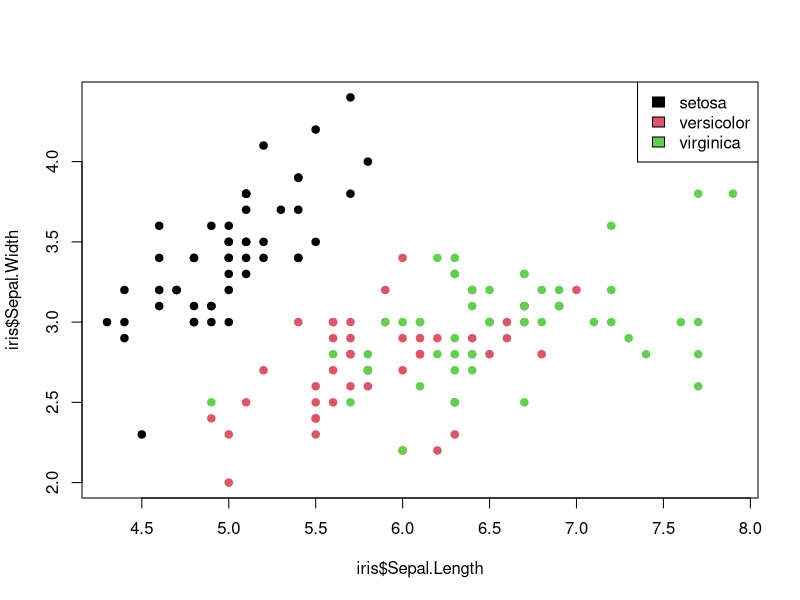
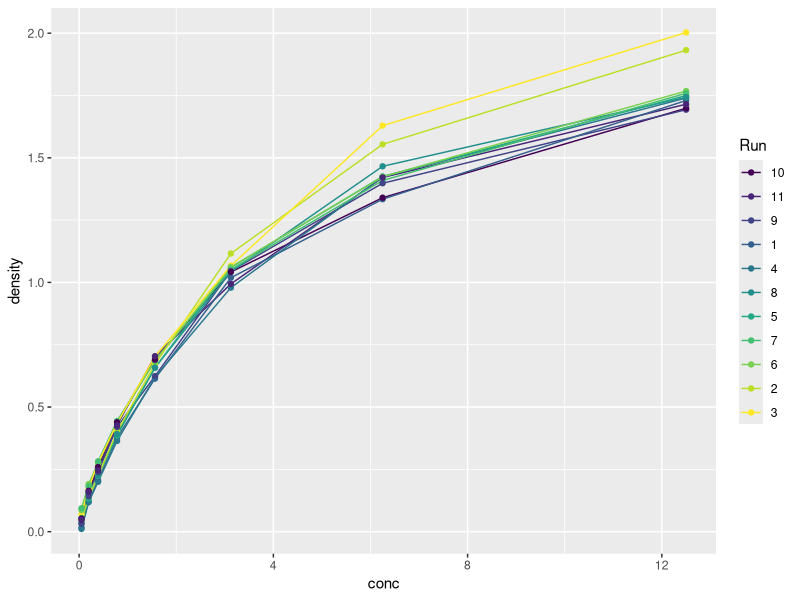
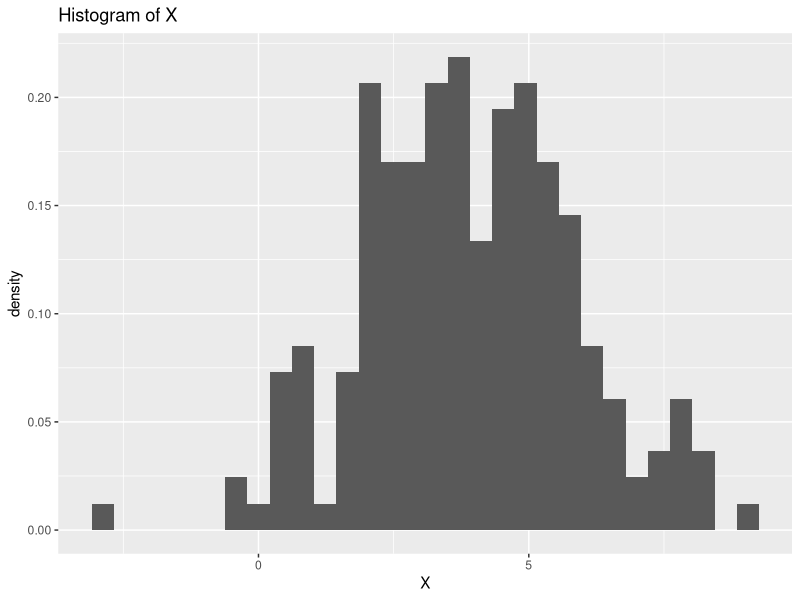
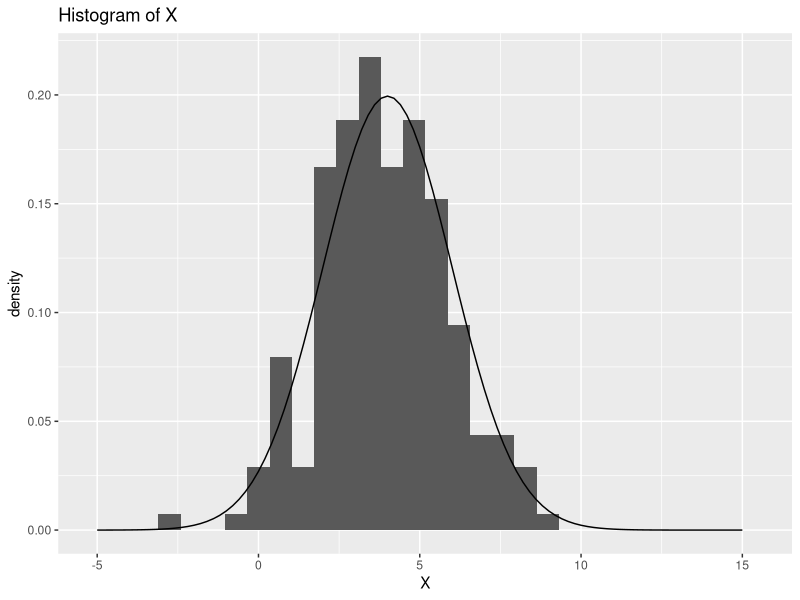

Generate these figures, in order, with R:
## ---- chunk 1
knitr::opts_chunk$set(echo = TRUE)
## ---- chunk 2
data(iris)
#help(iris)
View(iris)
plot(iris$Sepal.Length, iris$Sepal.Width, pch=19, col=iris$Species)
legend('topright', legend=levels(iris$Species), fill=1:3)
#help(mean)
tapply(iris$Sepal.Length, iris$Species, mean)
## ---- chunk 3
iris$Sepal.Area <- iris$Sepal.Length * iris$Sepal.Width
## ---- chunk 4
numbers <- 1:1000
## ---- chunk 5
numbers <- numbers * 2
## ---- chunk 6
numbers[seq(5, length(numbers), by = 5)] <- 0
## ---- chunk 7
numbers <- c(-2, -1, numbers, 2001, 2002)
length(numbers)
## ---- chunk 8
data(DNase, package = "datasets")
filtered_DNase <- DNase[seq(1, nrow(DNase), by = 2), ]
## ---- chunk 9
library(ggplot2)
ggplot(filtered_DNase, aes(x = conc, y = density, colour = factor(Run))) +
  geom_line() +
  geom_point(shape = 19) +
  labs(colour = "Run")
## ---- chunk 10
X <- rnorm(200, mean = 4, sd = 2)
X <- data.frame(X)
## ---- chunk 11
histogram <- ggplot(X, aes(x = X, y = ..density..)) +
  geom_histogram() +
  labs(title = "Histogram of X", x = "X", y = "density")
histogram
## ---- chunk 12
x <- seq(-5, 15, by = 0.2)
y <- dnorm(x, 4, 2)
d <- data.frame(x, y)

histogram_vs_gestosc <- histogram + geom_line(aes(x = x, y = y), data=d)
histogram_vs_gestosc
